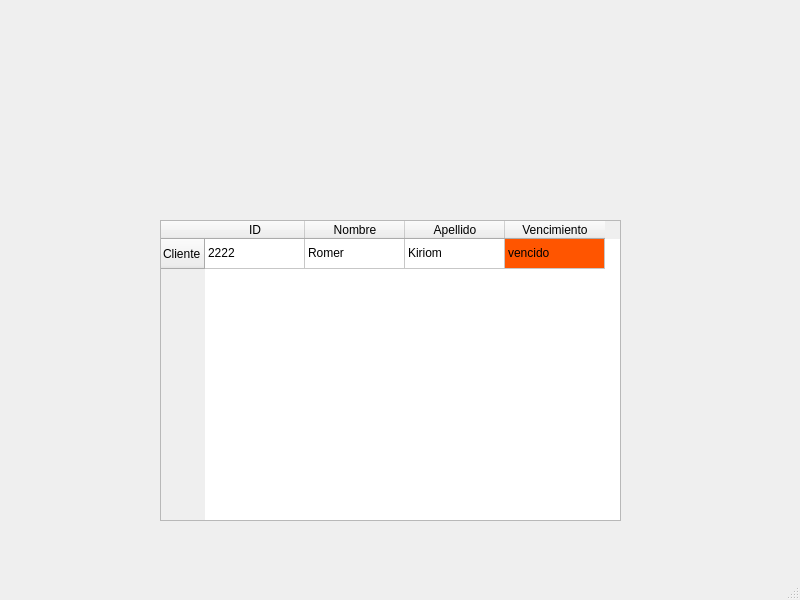
<?xml version="1.0" encoding="UTF-8"?>
<ui version="4.0">
 <class>MainWindow</class>
 <widget class="QMainWindow" name="MainWindow">
  <property name="geometry">
   <rect>
    <x>0</x>
    <y>0</y>
    <width>800</width>
    <height>600</height>
   </rect>
  </property>
  <property name="windowTitle">
   <string>MainWindow</string>
  </property>
  <widget class="QWidget" name="centralwidget">
   <widget class="QTableWidget" name="tableWidget">
    <property name="geometry">
     <rect>
      <x>160</x>
      <y>220</y>
      <width>461</width>
      <height>301</height>
     </rect>
    </property>
    <row>
     <property name="text">
      <string>Cliente</string>
     </property>
    </row>
    <column>
     <property name="text">
      <string>ID</string>
     </property>
    </column>
    <column>
     <property name="text">
      <string>Nombre</string>
     </property>
    </column>
    <column>
     <property name="text">
      <string>Apellido</string>
     </property>
    </column>
    <column>
     <property name="text">
      <string>Vencimiento</string>
     </property>
    </column>
    <item row="0" column="0">
     <property name="text">
      <string>2222</string>
     </property>
    </item>
    <item row="0" column="1">
     <property name="text">
      <string>Romer</string>
     </property>
    </item>
    <item row="0" column="2">
     <property name="text">
      <string>Kiriom</string>
     </property>
    </item>
    <item row="0" column="3">
     <property name="text">
      <string>vencido</string>
     </property>
     <property name="font">
      <font>
       <kerning>false</kerning>
      </font>
     </property>
     <property name="background">
      <brush brushstyle="SolidPattern">
       <color alpha="255">
        <red>255</red>
        <green>85</green>
        <blue>0</blue>
       </color>
      </brush>
     </property>
    </item>
   </widget>
  </widget>
  <widget class="QMenuBar" name="menubar">
   <property name="geometry">
    <rect>
     <x>0</x>
     <y>0</y>
     <width>800</width>
     <height>21</height>
    </rect>
   </property>
  </widget>
  <widget class="QStatusBar" name="statusbar"/>
 </widget>
 <resources/>
 <connections/>
</ui>
